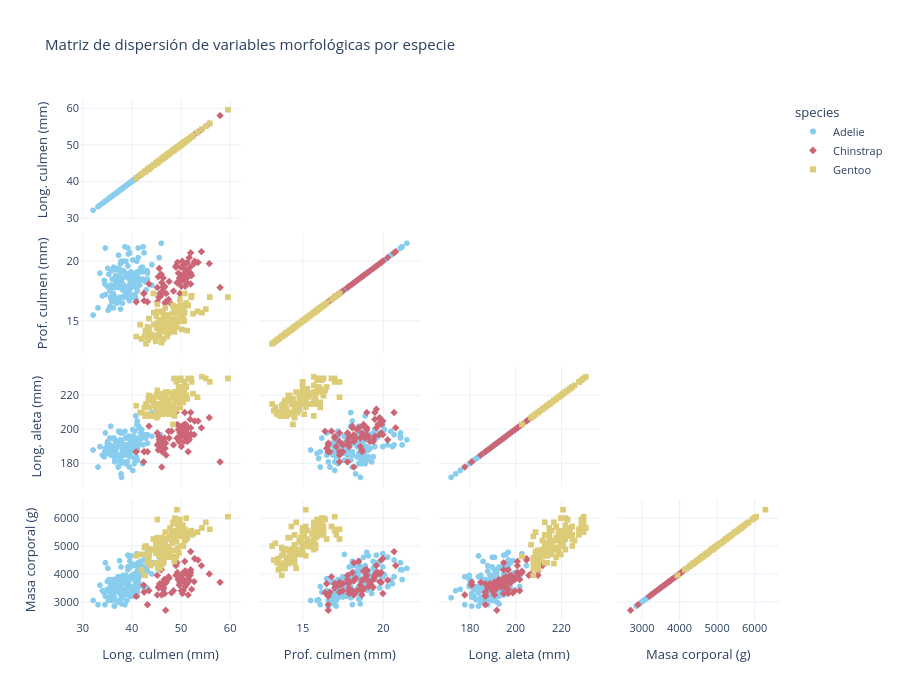

Notebook code for this chart:
### Code cell
# Subplot combinado: histograma + scatter matrix
fig3 = px.scatter_matrix(
    df,
    dimensions=["culmen_length_mm", "culmen_depth_mm", "flipper_length_mm", "body_mass_g"],
    color="species",
    symbol="species",
    title="Matriz de dispersión de variables morfológicas por especie",
    labels={
        "culmen_length_mm": "Long. culmen (mm)",
        "culmen_depth_mm": "Prof. culmen (mm)",
        "flipper_length_mm": "Long. aleta (mm)",
        "body_mass_g": "Masa corporal (g)"
    },
    template="plotly_white",
    color_discrete_sequence=px.colors.qualitative.Safe
)

fig3.update_traces(diagonal_visible=True, showupperhalf=False)
fig3.update_layout(height=700, font=dict(size=11))
fig3.show()
